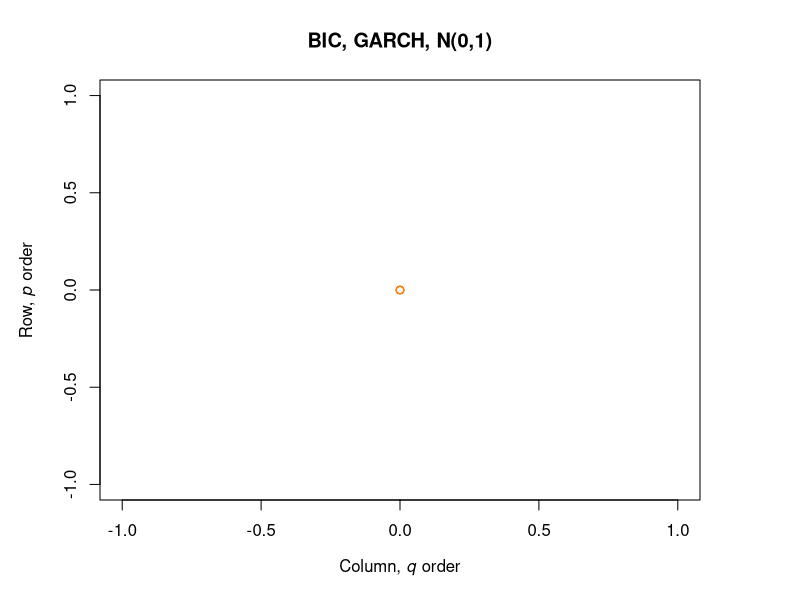

Write the R code that produced this figure. (Note: this script raises an error after producing the figure.)
# Determining sGARCH for normal distribution using AIC
aic_garch_norm = matrix(0,5,5)
for (i in 1:5) {
  for (j in 1:5) {
    tryCatch({
      garch_spec = ugarchspec(variance.model = list(garchOrder=c(i,j), 
                                                    model = "sGARCH"), 
                              mean.model = list(armaOrder=c(0,0),
                                                include.mean = TRUE),
                              distribution.model = "norm")
      garch_fit = ugarchfit(spec=garch_spec, data=returns, 
                            solver = "gosolnp",
                            solver.control=list(trace = 1))
      aic_garch_norm[i,j] = infocriteria(garch_fit)[2]
    }, error=function(e){cat("ERROR :",conditionMessage(e), "\n")})
  }
}

aic_garch_norm
which(min(aic_garch_norm) == aic_garch_norm)

par(mar=c(5, 5, 4, 5))
plot(aic_garch_norm, col=heat.colors(n = 10, alpha = 0.9), digits = 4,
     main = "BIC, GARCH, N(0,1)",
     xlab = expression(paste("Column, ", italic("q"), " order")), 
     ylab = expression(paste("Row, ", italic("p"), " order")))
dev.off


# Model specification
garchspec_norm = ugarchspec(mean.model = list(armaOrder = c(0,0), 
                                                include.mean = TRUE), 
                              variance.model = list(garchOrder = c(1,1), 
                                                    model = "sGARCH"),
                              distribution.model = "nig")
garchfit_norm = ugarchfit(data = returns, spec = garchspec_norm, solver = "gosolnp",
                            solver.control=list(trace = 1))
garchfit_norm

plot(garchfit_norm)

# Model validation
par(mfrow=c(1,2))
acf(garchfit_norm@fit$z, main = "ACF of the standardized residuals") # acf of the standardized residuals
acf(garchfit_norm@fit$z^2, main = "ACF of the squared standardized residuals") # acf of (standardized residuals)^2 
dev.off
par(mfrow=c(1,2))
plot(garchfit_norm, which = 9) # QQ plot of the standardized residuals
plot(garchfit_norm, which = 8)
dev.off

#-------------------------------------------------------------------------------

# Determining sGARCH for sstd distribution using AIC
aic_garch_sstd = matrix(0,5,5)
for (i in 1:5) {
  for (j in 1:5) {
    tryCatch({
      garch_spec = ugarchspec(variance.model = list(garchOrder=c(i,j), 
                                                    model = "sGARCH"), 
                              mean.model = list(armaOrder=c(0,0),
                                                include.mean = FALSE),
                              distribution.model = "sstd")
      garch_fit = ugarchfit(spec=garch_spec, data=returns, 
                            solver = "gosolnp",
                            solver.control=list(trace = 1))
      aic_garch_sstd[i,j] = infocriteria(garch_fit)[2]
    }, error=function(e){cat("ERROR :",conditionMessage(e), "\n")})
  }
}

aic_garch_sstd
which(min(aic_garch_sstd) == aic_garch_sstd)

par(mar=c(5, 5, 4, 5))
plot(aic_garch_sstd, col=heat.colors(n = 10, alpha = 0.9), digits = 4,
     main = "BIC, GARCH, SSTD(0,1)",
     xlab = expression(paste("Column, ", italic("q"), " order")), 
     ylab = expression(paste("Row, ", italic("p"), " order")))
dev.off


# Model specification
garchspec_sstd = ugarchspec(mean.model = list(armaOrder = c(0,0), 
                                                include.mean = TRUE), 
                              variance.model = list(garchOrder = c(1,1), 
                                                    model = "sGARCH"),
                              distribution.model = "norm")
garchfit_sstd = ugarchfit(data = returns, spec = garchspec_sstd, solver = "gosolnp",
                            solver.control=list(trace = 1))
garchfit_sstd


garchfit_sstd

Weighted.Box.test((garchfit_sstd@fit$z)^2, lag = 1, type = "Ljung-Box", fitdf = 0)


# Model validation
par(mfrow = c(1,2))
acf(garch22fit_sstd@fit$z, main = "ACF of the standardized residuals") # acf of the standardized residuals
acf(garch22fit_sstd@fit$z^2, main = "ACF of the squared standardized residuals") # acf of (standardized residuals)^2 
dev.off
par(mfrow = c(1,2))
plot(garch22fit_sstd, which = 9) # QQ plot of the standardized residuals
plot(garch22fit_sstd, which = 8)
dev.off
#-------------------------------------------------------------------------------

# Determining sGARCH for ged distribution using AIC
aic_garch_ged = matrix(0,5,5)
for (i in 1:5) {
  for (j in 1:5) {
    tryCatch({
      garch_spec = ugarchspec(variance.model = list(garchOrder=c(i,j), 
                                                    model = "sGARCH"), 
                              mean.model = list(armaOrder=c(0,0),
                                                include.mean = FALSE),
                              distribution.model = "ged")
      garch_fit = ugarchfit(spec=garch_spec, data=returns, 
                            solver = "gosolnp",
                            solver.control=list(trace = 1))
      aic_garch_ged[i,j] = infocriteria(garch_fit)[2]
    }, error=function(e){cat("ERROR :",conditionMessage(e), "\n")})
  }
}

aic_garch_ged
which(min(aic_garch_ged) == aic_garch_ged)

par(mar=c(5, 5, 4, 5))
plot(aic_garch_ged, col=heat.colors(n = 10, alpha = 0.9), digits = 4,
     main = "BIC, GARCH models with generalized error distribution",
     xlab = expression(paste("Column, ", italic("q"), " order")), 
     ylab = expression(paste("Row, ", italic("p"), " order")))
dev.off


# Model specification
garchspec_ged = ugarchspec(mean.model = list(armaOrder = c(0,0), 
                                               include.mean = TRUE), 
                             variance.model = list(garchOrder = c(1,1), 
                                                   model = "sGARCH"),
                             distribution.model = "ged")
garchfit_ged = ugarchfit(data = returns, spec = garchspec_ged, solver = "gosolnp",
                           solver.control=list(trace = 1))
garchfit_ged

# Model validation
par(mfrow = c(1,2))
acf(garchfit_ged@fit$z, main = "ACF of the standardized residuals") # acf of the standardized residuals
acf(garchfit_ged@fit$z^2,  main = "ACF of the squared standardized residuals") # acf of (standardized residuals)^2 
dev.off
par(mfrow = c(1,2))
plot(garchfit_ged, which = 9) # QQ plot of the standardized residuals
plot(garchfit_ged, which = 8)
dev.off
# --------------------------------------------------------------------------
# Leverage effect
ccf_norm = ccf(garch22fit_norm@fit$sigma, as.ts(returns))
ccf_sstd = ccf(garchfit_sstd@fit$sigma, as.ts(returns))
ccf_ged = ccf(garch22fit_ged@fit$sigma, as.ts(returns))

layout(matrix(c(0,1,1,0,2,2,3,3), 2, 4, byrow = TRUE))
plot(ccf_norm[ccf_norm$lag[36:71],], main = expression(paste(hat(rho)(sigma[t], epsilon[t-h]), " where " , eta[t], " is standard normal")), las =1)
plot(ccf_sstd[ccf_sstd$lag[36:71],], main = expression(paste(hat(rho)(sigma[t], epsilon[t-h]), " where " , eta[t], " is SSTD")), las =1)
plot(ccf_ged[ccf_ged$lag[36:71],], main = expression(paste(hat(rho)(sigma[t], epsilon[t-h]), " where " , eta[t], " is GED")), las =1)


# Simulations
# SSTD
sim = ugarchsim(fit = garch22fit_sstd, n.sim = length(returns), n.start = 0, m.sim = 1000, rseed = NA)
kurt = kurtosis(sim@simulation$seriesSim)
mean(t(kurt))

# Normal
sim = ugarchsim(fit = garch22fit_norm, n.sim = length(returns), n.start = 0, m.sim = 1000, rseed = NA)
kurt = kurtosis(sim@simulation$seriesSim)
mean(t(kurt))

# GED
sim = ugarchsim(fit = garch22fit_ged, n.sim = length(returns), n.start = 0, m.sim = 1000, rseed = NA)
kurt = kurtosis(sim@simulation$seriesSim)
mean(t(kurt))

